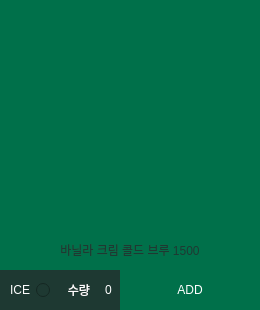
         <widget class="QFrame" name="frame_1_5">
          <property name="geometry">
           <rect>
            <x>300</x>
            <y>370</y>
            <width>260</width>
            <height>310</height>
           </rect>
          </property>
          <property name="frameShape">
           <enum>QFrame::NoFrame</enum>
          </property>
          <property name="frameShadow">
           <enum>QFrame::Raised</enum>
          </property>
          <widget class="QRadioButton" name="radioButton_1_5">
           <property name="geometry">
            <rect>
             <x>0</x>
             <y>270</y>
             <width>50</width>
             <height>40</height>
            </rect>
           </property>
           <property name="focusPolicy">
            <enum>Qt::NoFocus</enum>
           </property>
           <property name="layoutDirection">
            <enum>Qt::RightToLeft</enum>
           </property>
           <property name="styleSheet">
            <string notr="true">background-color: rgb(30, 57, 50);
color: rgb(255, 255, 255);</string>
           </property>
           <property name="text">
            <string>ICE</string>
           </property>
           <property name="checked">
            <bool>false</bool>
           </property>
           <property name="autoRepeat">
            <bool>false</bool>
           </property>
           <property name="autoExclusive">
            <bool>false</bool>
           </property>
          </widget>
          <widget class="QLabel" name="label_1_5">
           <property name="geometry">
            <rect>
             <x>50</x>
             <y>270</y>
             <width>40</width>
             <height>40</height>
            </rect>
           </property>
           <property name="styleSheet">
            <string notr="true">background-color: rgb(30, 57, 50);
color: rgb(255, 255, 255);
font: 75 9pt &quot;맑은 고딕&quot;;</string>
           </property>
           <property name="text">
            <string>수량</string>
           </property>
           <property name="alignment">
            <set>Qt::AlignRight|Qt::AlignTrailing|Qt::AlignVCenter</set>
           </property>
          </widget>
          <widget class="QLabel" name="label_image_1_5">
           <property name="geometry">
            <rect>
             <x>0</x>
             <y>0</y>
             <width>260</width>
             <height>270</height>
            </rect>
           </property>
           <property name="styleSheet">
            <string notr="true">background-color: rgb(0, 112, 74);</string>
           </property>
           <property name="text">
            <string/>
           </property>
          </widget>
          <widget class="QSpinBox" name="spinBox_1_5">
           <property name="geometry">
            <rect>
             <x>90</x>
             <y>270</y>
             <width>50</width>
             <height>40</height>
            </rect>
           </property>
           <property name="focusPolicy">
            <enum>Qt::WheelFocus</enum>
           </property>
           <property name="styleSheet">
            <string notr="true">background-color: rgb(30, 57, 50);
color: rgb(255, 255, 255);</string>
           </property>
           <property name="frame">
            <bool>false</bool>
           </property>
           <property name="alignment">
            <set>Qt::AlignCenter</set>
           </property>
          </widget>
          <widget class="QPushButton" name="pushButton_1_5">
           <property name="geometry">
            <rect>
             <x>120</x>
             <y>270</y>
             <width>140</width>
             <height>40</height>
            </rect>
           </property>
           <property name="focusPolicy">
            <enum>Qt::StrongFocus</enum>
           </property>
           <property name="styleSheet">
            <string notr="true">QPushButton{
	font: 9pt &quot;맑은 고딕&quot;;
	color: rgb(255, 255, 255);
	background-color: rgb(0, 112, 74);
	border: 0px;
}
QPushButton:hover{
	color: rgb(0, 0, 0);
	background-color: rgb(0, 255, 166);
}</string>
           </property>
           <property name="text">
            <string>ADD</string>
           </property>
          </widget>
          <widget class="QLabel" name="label_p_1_5">
           <property name="geometry">
            <rect>
             <x>0</x>
             <y>230</y>
             <width>260</width>
             <height>40</height>
            </rect>
           </property>
           <property name="styleSheet">
            <string notr="true">color: rgb(30, 57, 50);
font: 75 9pt &quot;맑은 고딕&quot;;</string>
           </property>
           <property name="text">
            <string>바닐라 크림 콜드 브루 1500</string>
           </property>
           <property name="alignment">
            <set>Qt::AlignCenter</set>
           </property>
          </widget>
         </widget>
